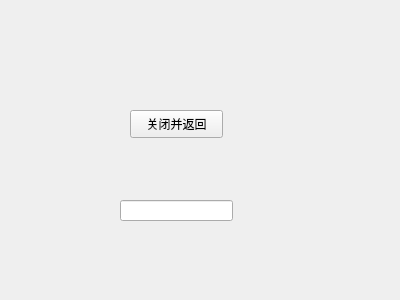
<?xml version="1.0" encoding="UTF-8"?>
<ui version="4.0">
 <class>formAutoClick</class>
 <widget class="QWidget" name="formAutoClick">
  <property name="geometry">
   <rect>
    <x>0</x>
    <y>0</y>
    <width>400</width>
    <height>300</height>
   </rect>
  </property>
  <property name="windowTitle">
   <string>Form</string>
  </property>
  <widget class="QPushButton" name="pushButton">
   <property name="geometry">
    <rect>
     <x>130</x>
     <y>110</y>
     <width>93</width>
     <height>28</height>
    </rect>
   </property>
   <property name="text">
    <string>关闭并返回</string>
   </property>
  </widget>
  <widget class="QLineEdit" name="lineEdit">
   <property name="geometry">
    <rect>
     <x>120</x>
     <y>200</y>
     <width>113</width>
     <height>21</height>
    </rect>
   </property>
  </widget>
 </widget>
 <resources/>
 <connections>
  <connection>
   <sender>pushButton</sender>
   <signal>clicked()</signal>
   <receiver>formAutoClick</receiver>
   <slot>closeAndReturn1()</slot>
   <hints>
    <hint type="sourcelabel">
     <x>190</x>
     <y>116</y>
    </hint>
    <hint type="destinationlabel">
     <x>332</x>
     <y>120</y>
    </hint>
   </hints>
  </connection>
 </connections>
 <slots>
  <slot>closeAndReturn1()</slot>
 </slots>
</ui>
